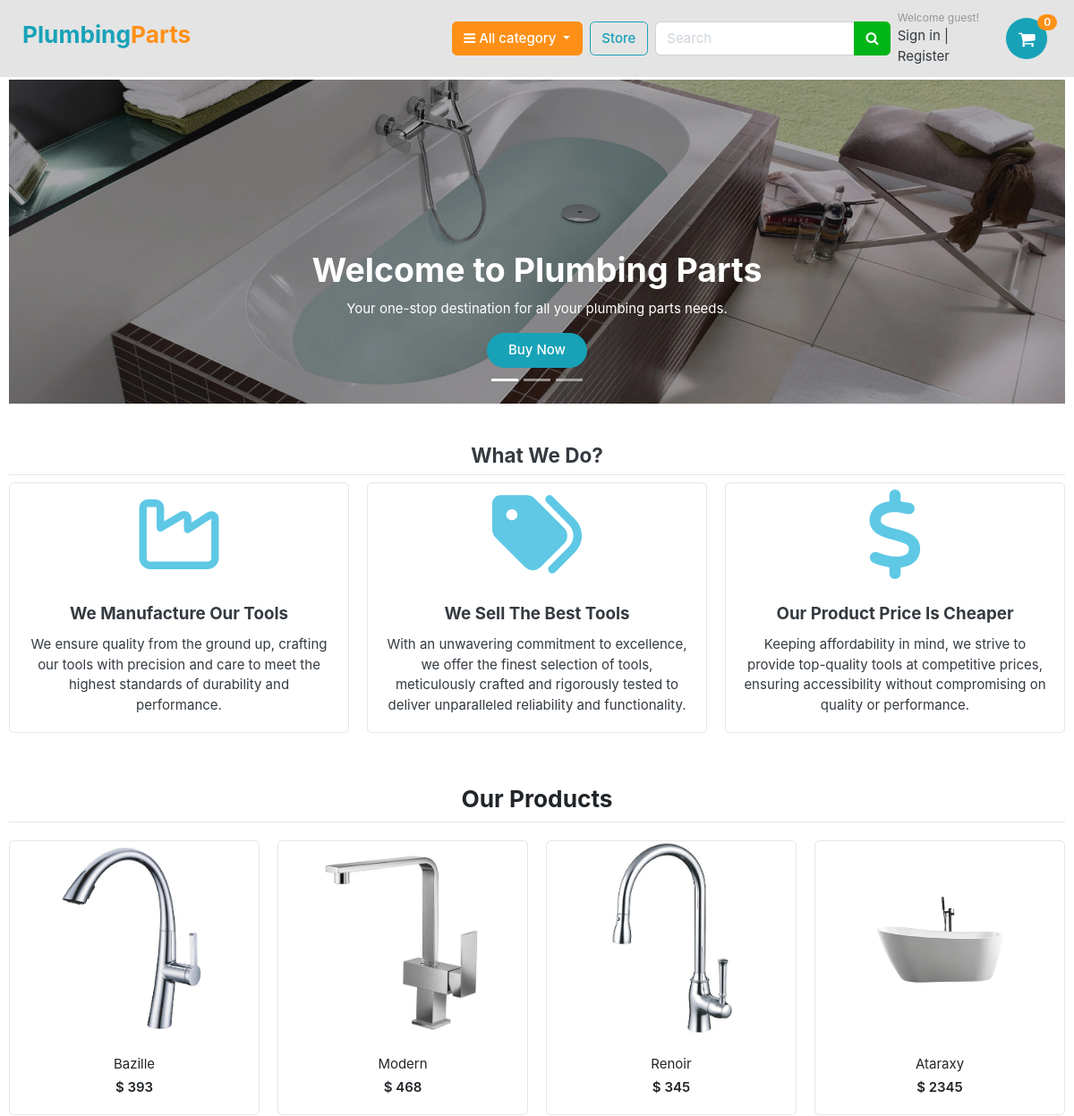
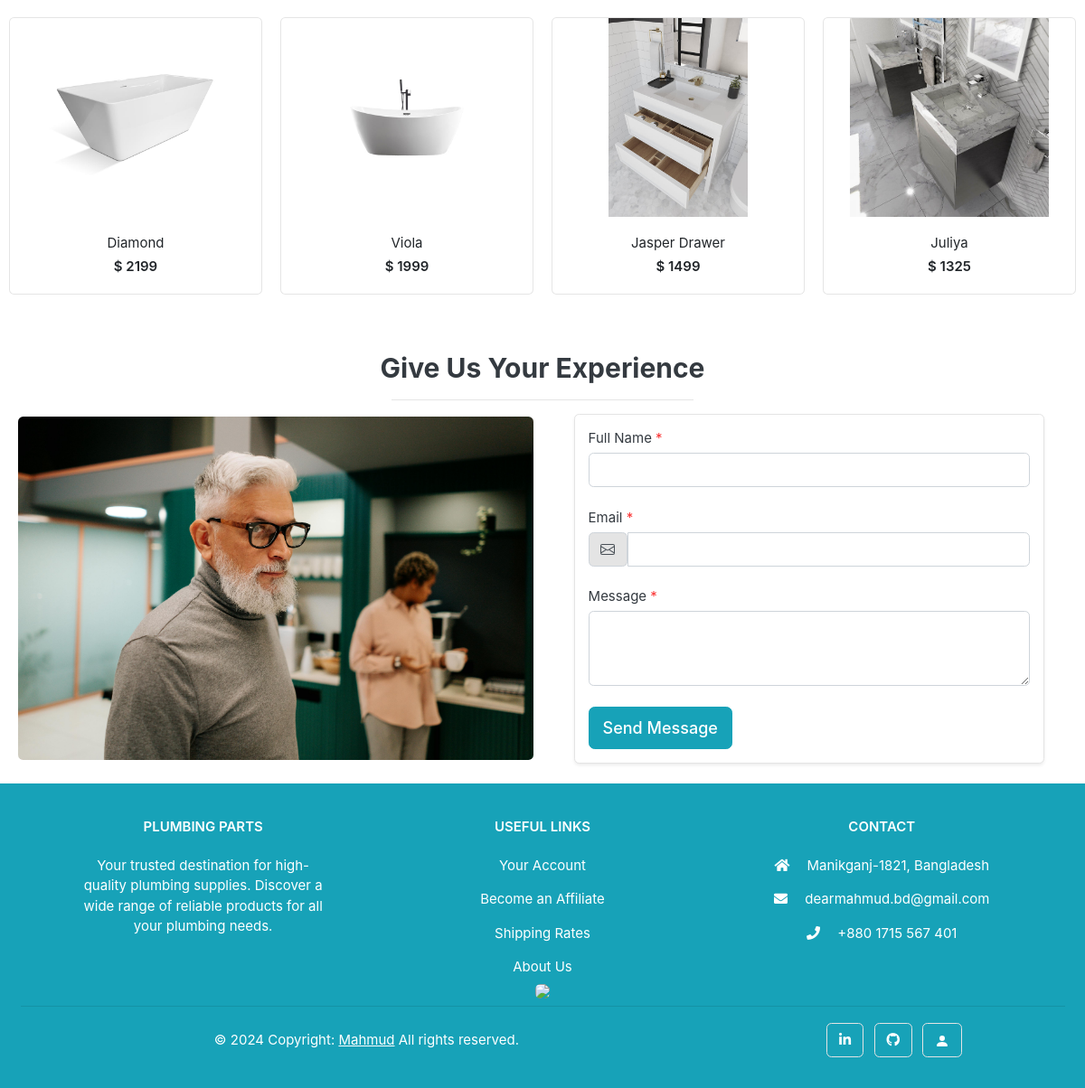
The page / on the database its author committed (2 pictures, top to bottom).
### store/models.py (models this page shows, shortened)
class Product(models.Model):
    category        = models.ForeignKey(Category, on_delete=models.CASCADE)
    product_name    = models.CharField(max_length=200, unique=True)
    slug            = models.SlugField(max_length=200, unique=True)
    description     = models.TextField(max_length=500, blank=True)
    price           = models.IntegerField()
    images          = models.ImageField(upload_to='photos/products')
    stock           = models.IntegerField()
    is_available    = models.BooleanField(default=True)
    created_date    = models.DateTimeField(auto_now_add=True)
    modified_date   = models.DateTimeField(auto_now=True)
    def get_url(self):
        return reverse('product_detail_page', args=[self.category.slug, self.slug])

### plumbing_parts/views.py (the view)
# urls.py: 2. Add a URL to urlpatterns:  path('', views.home, name='home')
def home(req):
    products = Product.objects.all()
    return render(req, 'home.html', {'products':products})

### cart/context_processors.py (called while the page is built)
def counter(request):
    cart_count = 0
    if 'admin' in request.path:
        return {}
    else:
        try:
            cart = Cart.objects.filter(cart_id=_cart_id(request))
            if request.user.is_authenticated:
                cart_items = CartItem.objects.all().filter(user=request.user)
            else:
                cart_items = CartItem.objects.all().filter(cart=cart[:1])
            for cart_item in cart_items:
                cart_count += cart_item.quantity
        except Cart.DoesNotExist:
            cart_count = 0
    return dict(cart_count=cart_count)

### cart/views.py (called while the page is built)
def _cart_id(req):
    cart = req.session.session_key
    if not cart:
        cart = req.session.create()
    return cart

### category/context_processors.py (called while the page is built)
def menu_links(req):
    links = Category.objects.all()
    return dict(category_links=links)

### category/models.py (called while the page is built)
    def get_url(self):
        return reverse('products_by_category', args=[self.slug])

### templates/home.html (shortened to what this page needs)
{% extends 'base.html' %}
{% load static %}
{% block content %}
<section class="section-intro padding-y-sm">
	<div class="container">
		<div id="carouselExampleIndicators" class="carousel slide" data-ride="carousel">
			<ol class="carousel-indicators">
			  	<li data-target="#carouselExampleIndicators" data-slide-to="0" class="active"></li>
			  	<li data-target="#carouselExampleIndicators" data-slide-to="1"></li>
			  	<li data-target="#carouselExampleIndicators" data-slide-to="2"></li>
			</ol>
			<div class="carousel-inner">
			  	<div class="carousel-item active">
					<img class="d-block img-fluid" src="{% static 'images/banners/slider1_slide1.jpg' %}" alt="First slide">
					<div class="carousel-caption d-none d-md-block">
                        <h1 class="fs-1 fw-bold px-5">Welcome to Plumbing Parts</h1>
                        <p class="fs-5 fw-bold">Your one-stop destination for all your plumbing parts needs.</p>
                        <a class="btn btn btn-info rounded-pill fs-4 fw-bold px-4 py-2" href="{% url 'store_page' %}">
							Buy Now
                        </a>
					</div>
			  	</div>
			</div>
		</div>
	</div>
</section>
{% include 'includes/services.html' %}
<section class="section-name padding-y-sm">
	<div class="container">
		<header class="section-heading">
			<h3 class="section-title mb-2 text-center">Our Products</h3>
    		<hr class="mx-30 my-2">
		</header>
		<div class="row">
			{% for product in products %}
			{% if forloop.counter <= 8 %}
				<div class="col-md-3">
					<div class="card card-product-grid">
						<a href="{{ product.get_url }}" class="img-wrap"><img src="{{ product.images.url }}"></a>
						<figcaption class="info-wrap text-center">
							<a href="{{ product.get_url }}" class="title">{{ product.product_name }}</a>
							<div class="price mt-1">$ {{ product.price }}</div>
						</figcaption>
					</div>
				</div>
			{% endif %}
			{% endfor %}
		</div>
	</div>
</section>
<section class="container">
	{% include 'includes/drop_message.html' %}
</section>
{% endblock %}

### templates/base.html (shortened to what this page needs)
{% load static %}
<!DOCTYPE html>
<html lang="en">
<head>
    <link href="{% static 'css/bootstrap.css' %}" rel="stylesheet" type="text/css" />
    <link href="{% static 'fonts/fontawesome/css/all.min.css' %}" type="text/css" rel="stylesheet">
    <link href="{% static 'css/ui.css' %}" rel="stylesheet" type="text/css" />
    <link href="{% static 'css/responsive.css' %}" rel="stylesheet" media="only screen and (max-width: 1200px)" />
    <link href="{% static 'css/custom.css' %}" rel="stylesheet" type="text/css" />
    <link rel="stylesheet" href="https://cdnjs.cloudflare.com/ajax/libs/font-awesome/4.7.0/css/font-awesome.min.css">
</head>
<body>
    {% include 'includes/navbar.html' %}
    {% block content %}{% endblock %}
    {% include 'includes/footer.html' %}
</body>
</html>

### templates/includes/navbar.html (shortened to what this page needs)
{% load static %}
<header class="section-header border-bottom mb-5">
    <nav class="navbar navbar-expand-lg navbar-light bg-light fixed-top">
        <div class="container">
            <a href="{% url 'home_page' %}" class="brand-wrap">
                <h3 class="text-info">Plumbing<span class="text-warning">Parts</span></h3>
            </a>
            <div class="collapse navbar-collapse" id="navbarSupportedContent">
                <ul class="navbar-nav mx-auto mb-2 mb-lg-0">
                    <li class="nav-item my-auto">
                        <div class="category-wrap dropdown d-inline-block m-1">
                            <button type="button" class="btn btn-warning dropdown-toggle" data-toggle="dropdown">
                                <i class="fa fa-bars"></i> All category
                            </button>
                        </div>
                    </li>
                    <li class="nav-item my-auto">
                        <a class="m-1 btn btn-outline-info" href="{% url 'store_page' %}" >Store</a>
                    </li>
                    <li class="nav-item my-auto">
                        <form action="{% url 'search' %}" class="search m-1" method="GET">
                            <div class="input-group w-100">
                                <input type="text" class="form-control" placeholder="Search" name="keyword" />
                                <div class="input-group-append">
                                    <button class="btn btn-success" type="submit">
                                        <i class="fa fa-search"></i>
                                    </button>
                                </div>
                            </div>
                        </form>
                    </li>
                    <li class="nav-item my-auto">
                        {% if user.id is None %}
                        <div class="widget-header m-1">
                            <small class="title text-muted">Welcome guest!</small>
                            <div>
                                <a href="{% url 'login_page' %}">Sign in</a>
                                <span class="dark-transp"> | </span>
                                <a href="{% url 'register_page' %}"> Register</a>
                            </div>
                        </div>
                        {% endif %}
                    </li>
                    <li class="nav-item my-auto">
                        <a href="{% url 'cart_page' %}" class="widget-header ml-3 m-1">
                            <div class="icon icon-sm rounded-circle border bg-info">
                                <i class="fa fa-shopping-cart text-white"></i>
                            </div>
                            <span class="badge badge-pill badge-danger bg-warning notify">{{cart_count}}</span>
                        </a>
                    </li>
                </ul>
            </div>
        </div>
    </nav>
</header>
<br>

### templates/includes/services.html (shortened to what this page needs)
<div class="container my-4 text-center sm:py-2">
    <h4 class="mb-2">What We Do?</h4>
    <hr class="mx-30 my-2">
    <div class="card-deck">
        <div class="card">
            <div class="card-body">
                <h5 class="card-title">We Manufacture Our Tools</h5>
                <p class="card-text">We ensure quality from the ground up, crafting our tools with precision and care to meet the highest standards of durability and performance.</p>
            </div>
        </div>
        <div class="card">
            <div class="card-body">
                <h5 class="card-title">We Sell The Best Tools</h5>
                <p class="card-text">With an unwavering commitment to excellence, we offer the finest selection of tools, meticulously crafted and rigorously tested to deliver unparalleled reliability and functionality.</p>
            </div>
        </div>
        <div class="card">
            <div class="card-body">
                <h5 class="card-title">Our Product Price Is Cheaper</h5>
                <p class="card-text">Keeping affordability in mind, we strive to provide top-quality tools at competitive prices, ensuring accessibility without compromising on quality or performance.</p>
            </div>
        </div>
      </div>
</div>

### templates/includes/drop_message.html (shortened to what this page needs)
{% load static %}
<section class=" py-2 py-md-4">
    <div class="container">
        <div class="row justify-content-md-center">
            <div class="col-12 col-md-10 col-lg-8 col-xl-7 col-xxl-6">
                <h2 class="display-5 text-center">Give Us Your Experience</h2>
                <hr class="w-50 mx-auto mb-3 mb-xl-9 border-dark-subtle">
            </div>
        </div>
    </div>
    <div class="container">
        <div class="row gy-3 gy-md-4 gy-lg-0 align-items-xl-center">
            <div class="col-12 col-lg-6">
                <img class="img-fluid rounded" loading="lazy" src="{% static 'images/misc/feedback.jpeg' %}" alt="">
            </div>
            <div class="col-12 col-lg-6">
                <div class="row justify-content-xl-center">
                    <div class="col-12 col-xl-11">
                        <div class="bg-white border rounded shadow-sm overflow-hidden">
                            <form action="#!">
                                <div class="row gy-4 gy-xl-5 p-2 p-xl-3">
                                    <div class="col-12">
                                        <label for="fullname" class="form-label">Full Name <span class="text-danger">*</span></label>
                                        <input type="text" class="form-control" id="fullname" name="fullname" value="" required><br>
                                    </div>
                                    <div class="col-12 ">
                                        <label for="email" class="form-label">Email <span class="text-danger">*</span></label>
                                        <div class="input-group">
                                            <span class="input-group-text">
                                            </span>
                                            <input type="email" class="form-control" id="email" name="email" value="" required>
                                        </div><br>
                                    </div>
                                    <div class="col-12">
                                        <label for="message" class="form-label">Message <span class="text-danger">*</span></label>
                                        <textarea name="feedback" rows="3" class="form-control" required></textarea><br>
                                    </div>
                                    <div class="col-12">
                                        <div class="d-grid">
                                            <button class="btn btn-info btn-lg" type="submit">Send Message</button>
                                        </div>
                                    </div>
                                </div>
                            </form>
                        </div>
                    </div>
                </div>
            </div>
        </div>
    </div>
</section>

### templates/includes/footer.html (shortened to what this page needs)
<div class=" bg-info">
	<footer class="text-center text-lg-start text-white">
	  	<div class="container p-4">
			<section class="">
				<div class="row">
					<div class="col-md-4 col-lg-4 col-xl-3 mx-auto mt-3">
						<h6 class="text-uppercase mb-4 font-weight-bold">
							Plumbing Parts
						</h6>
						<p>
							Your trusted destination for high-quality plumbing supplies. Discover a wide range of reliable products for all your plumbing needs.
						</p>
					</div>
					<div class="col-md-4 col-lg-4 col-xl-2 mx-auto mt-3">
						<h6 class="text-uppercase mb-4 font-weight-bold"> Useful links </h6>
						<p>
							<a class="text-white">Your Account</a>
						</p>
						<p>
							<a class="text-white">Become an Affiliate</a>
						</p>
						<p>
							<a class="text-white">Shipping Rates</a>
						</p>
						<p>
							<a class="text-white">About Us</a>
						</p>
					</div>
					<div class="col-md-4 col-lg-4 col-xl-3 mx-auto mt-3">
						<h6 class="text-uppercase mb-4 font-weight-bold">Contact</h6>
						<p><i class="fas fa-home mr-3"></i> Manikganj-1821, Bangladesh</p>
						<p><i class="fas fa-envelope mr-3"></i> dearmahmud.bd@gmail.com</p>
						<p><i class="fas fa-phone mr-3"></i> +880 1715 567 401</p>
					</div>
		  		</div>
			</section>
			<img class="w-100 rounded mt-2" src="https://securepay.sslcommerz.com/public/image/SSLCommerz-Pay-With-logo-All-Size-03.png" />
			<hr class="my-2">
			<section class="p-1 pt-0">
				<div class="row d-flex align-items-center">
					<div class="col-md-7 col-lg-8 text-center text-md-start">
						<div class="p-3">
							© {% now "Y" %} Copyright:
							<a class="text-white underline" target="_blank" href="https://www.linkedin.com/in/md-mahmudul-hasan-bd/">
								<u>Mahmud</u>
							</a>
							All rights reserved.
						</div>
					</div>
					<div class="col-md-5 col-lg-4 ml-lg-0 text-center text-md-end">
						<a class="btn btn-outline-light btn-floating m-1" class="text-white" role="button">
							<i class="fab fa-linkedin"></i>
						</a>
						<a class="btn btn-outline-light btn-floating m-1" class="text-white" role="button">
							<i class="fab fa-github"></i>
						</a>
						<a class="btn btn-outline-light btn-floating m-1" class="text-white" role="button">
							<svg xmlns="http://www.w3.org/2000/svg" width="16" height="16" fill="currentColor" class="bi bi-person-fill" viewBox="0 0 16 16">
								<path d="M3 14s-1 0-1-1 1-4 6-4 6 3 6 4-1 1-1 1zm5-6a3 3 0 1 0 0-6 3 3 0 0 0 0 6"/>
							</svg>
						</a>
					</div>
				</div>
			</section>
		</div>
	</footer>
</div>

### static/css/ui.css (style rules this page uses)
html { font-family: "Inter", sans-serif; font-size: 15px; }
.img-wrap { text-align: center; display: block; }
.img-wrap img { max-width: 100%; }
.icon-xs, .icon-sm, .icon-md, .icon-lg { display: inline-block; text-align: center; flex-shrink: 0; flex-grow: 0; }
.icon-sm { width: 48px; height: 48px; line-height: 48px !important; font-size: 20px; }
.padding-y-sm { padding-top: 20px; padding-bottom: 20px; }
.bg-white { background-color: #fff; }
.section-heading { margin-bottom: 20px; margin-top: 15px; }
.section-title { color: #212529; }
p:last-child { margin-bottom: 0; }
.widget-header { display: inline-block; vertical-align: middle; position: relative; }
.widget-header a { color: #343a40; }
.widget-header i { color: #969696; }
.widget-header .title { display: block; }
.widget-header .notify { position: absolute; top: -3px; right: -10px; }
[class*=card-product] a.title { color: #212529; display: block; }
[class*=card-product] .img-wrap { overflow: hidden; position: relative; }
[class*=card-product] .img-wrap img { height: 100%; max-width: 100%; width: auto; display: inline-block; -o-object-fit: cover; object-fit: cover; }
.card-product-grid { margin-bottom: 20px; }
.card-product-grid .img-wrap { border-radius: 0.2rem 0.2rem 0 0; height: 220px; }
.card-product-grid .info-wrap { overflow: hidden; padding: 18px 20px; }
.card .img-wrap { overflow: hidden; }
.notify { position: absolute; top: -4px; right: -10px; display: inline-block; padding: 0.25em 0.6em; font-size: 12px; line-height: 1; text-align: center; border-radius: 3rem; color: #fff; background-color: #fa3434; }
.price { font-weight: 600; color: #212529; }

### rows shown on the page
Product: images (picture), product_name "Bazille", price "393"
Product: images (picture), product_name "Modern", price "468"
Product: images (picture), product_name "Renoir", price "345"
Product: images (picture), product_name "Ataraxy", price "2345"
Product: images (picture), product_name "Diamond", price "2199"
Product: images (picture), product_name "Viola", price "1999"
Product: images (picture), product_name "Jasper Drawer", price "1499"
Product: images (picture), product_name "Juliya", price "1325"

### other values the page prints
{{ cart_count }} "0"
